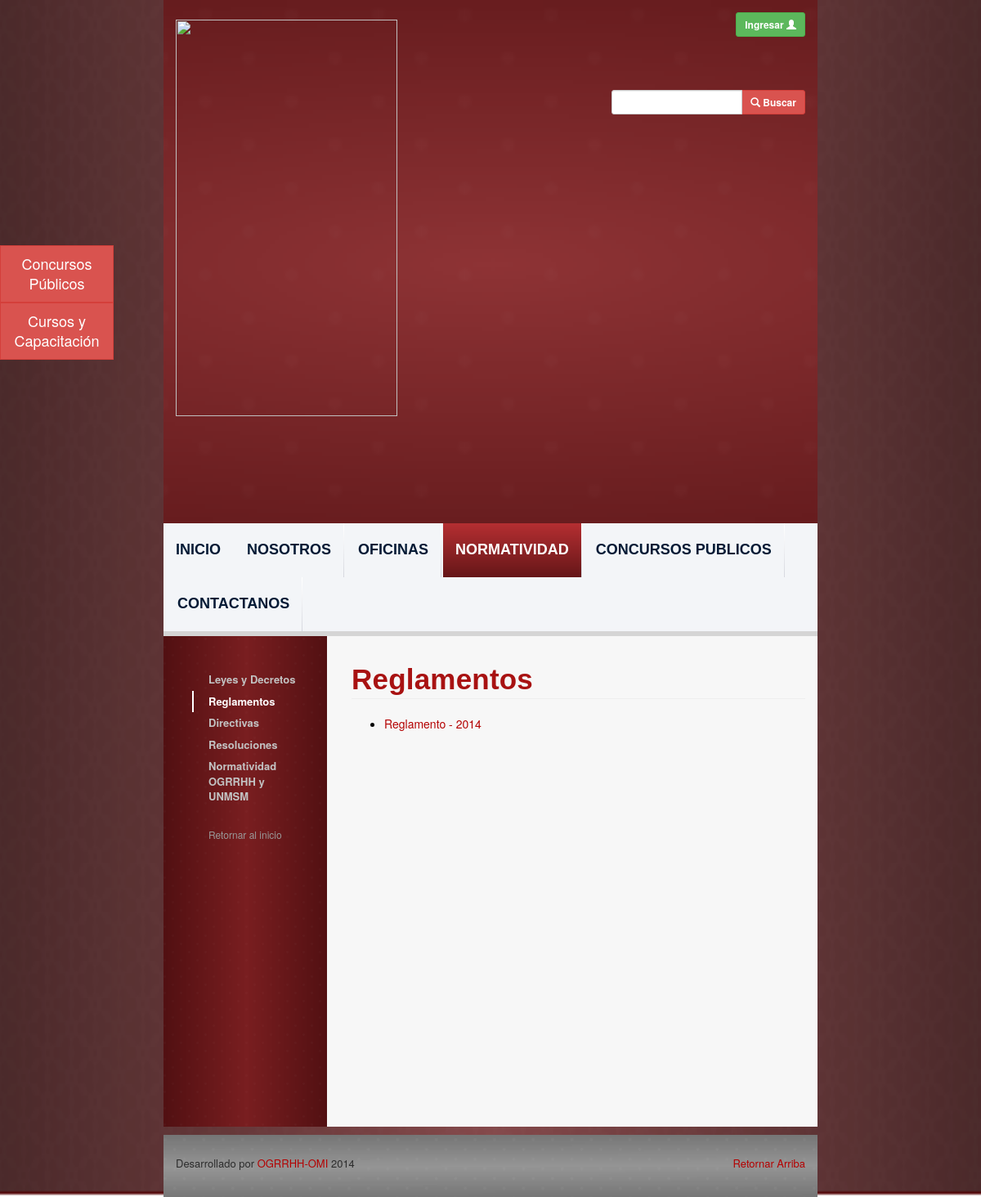
Page /legislation-rules.php on the earlier database version.
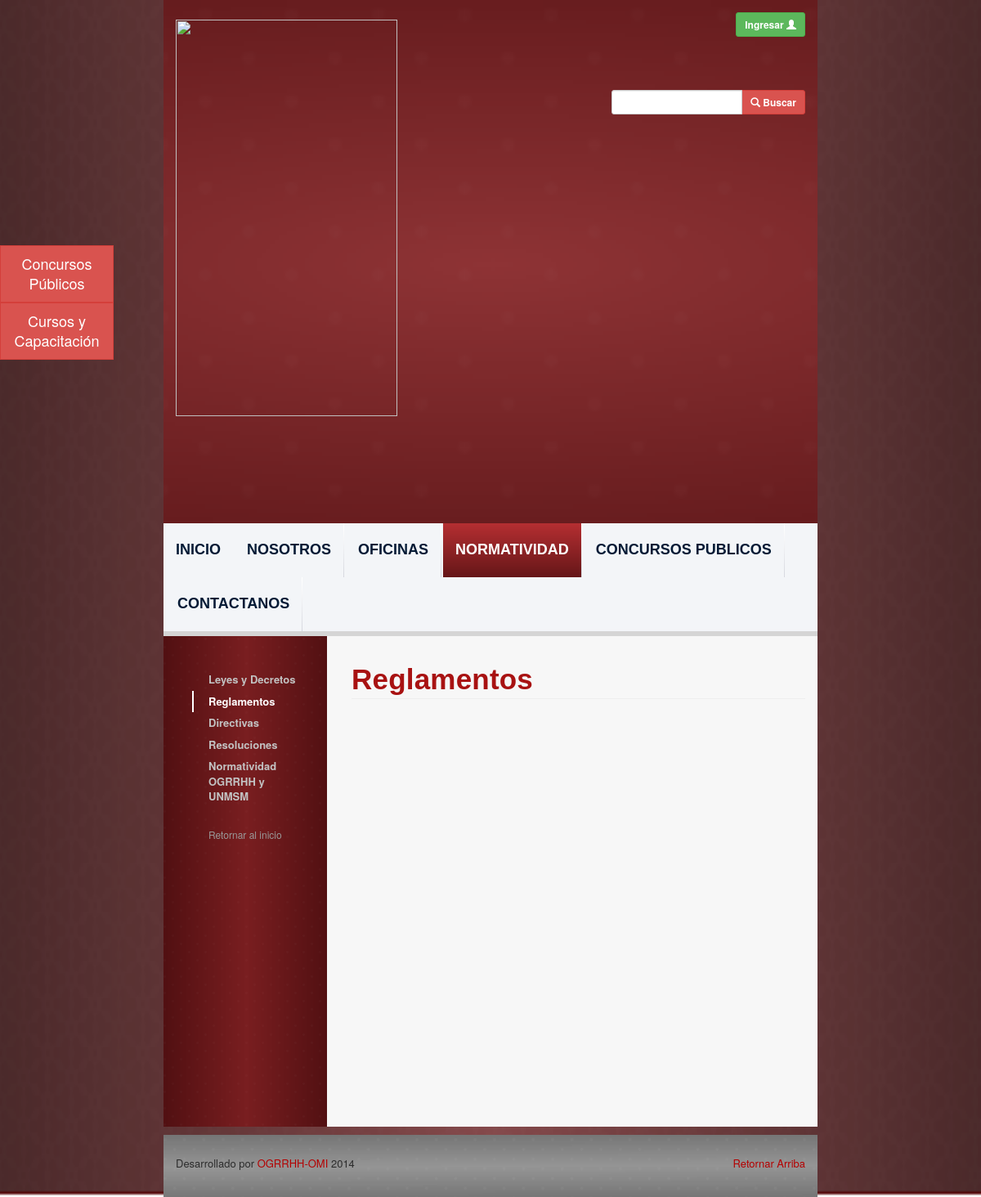
Same page on the later database version.
### tables this page shows
CREATE TABLE `legislations` (
  `id` int(11) NOT NULL AUTO_INCREMENT,
  `name` varchar(500) NOT NULL,
  `publication_date` date NOT NULL,
  `file_path` varchar(500) NOT NULL,
  `user_id` int(11) NOT NULL,
  `legislation_type_id` int(11) NOT NULL,
  `office_id` int(11) NOT NULL,
  `update_date` date NOT NULL,
  PRIMARY KEY (`id`)
);

### php_files/ConnectionManager.php (called while the page is built, shortened)
<?php
class ConnectionManager{
	public $hostName = "localhost";
	public $userName = "root";
	public $password = "root";
	public $database = "ogrrhhwebsitedb";
	public $connection;
	public function createConnection(){
		$this->connection =  mysql_connect ( $this->hostName, $this->userName, $this->password );
	}
	public function selectDatabase(){
		return mysql_select_db ($this->database, $this->connection );
	}
	public function doQuery($query){
		$result = mysql_query ( $query, $this->connection );
		return $result;
	}
	public function closeConnection(){
		return mysql_close ($this->connection);
	}
}
?>

### php_files/LegislationDAO.php (called while the page is built, shortened)
<?php
include 'ConnectionManager.php';
class LegislationDAO {
	public function selectByLegislationType($legislationTypeId) {
		$query = 	"SELECT l.*, YEAR(l.publication_date) AS publication_year FROM
					legislations l
					WHERE legislation_type_id = " . $legislationTypeId . " ORDER BY l.publication_date DESC;";
		$connectionManager = new ConnectionManager ();
		$result = $connectionManager->doQuery ( $query );
		return $result;
	}
}
?>

### legislation-rules.php (the view, shortened to what this page needs)
<?php
include 'php_files/LegislationDAO.php';
$legislationTypeId = 3;
$legislationDAO = new LegislationDAO ();
$queryResult = $legislationDAO->selectByLegislationType ( $legislationTypeId );
?>
<html lang="es_PE">
<?php include('webframes/resources.php');?>
<body class="body-style">
	<div class="container-fluid">
		<div class="row background-image-style">
			<div class="col-md-8">
			<?php include('webframes/header.php');?>
			<div id="content-div" class="row">
				<?php include('webframes/left-navbar.php');?>
					<div class="col-md-9 text-content-style">
						<h1 id="universitary-legislation"
							class="font-style-medium-title-dark page-header ">Reglamentos</h1>
						<ul>
							<?php
							while ( $row = mysql_fetch_assoc ( $queryResult ) ) {
								print ("<li><a href='" . Constants::ogrrhhFTPUrl . $row ['file_path'] . "'
 								target='blank'>" . $row ['name'] . " - " . $row ['publication_year'] . "</a></li>") ;
							}
							?>
						</ul>
					</div>
				</div>
			<?php include('webframes/footer.php');?>
		</div>
		</div>
	</div>
</body>
</html>

Differences in the rows shown:
removed legislations: name "Reglamento", publication_year "2014"
